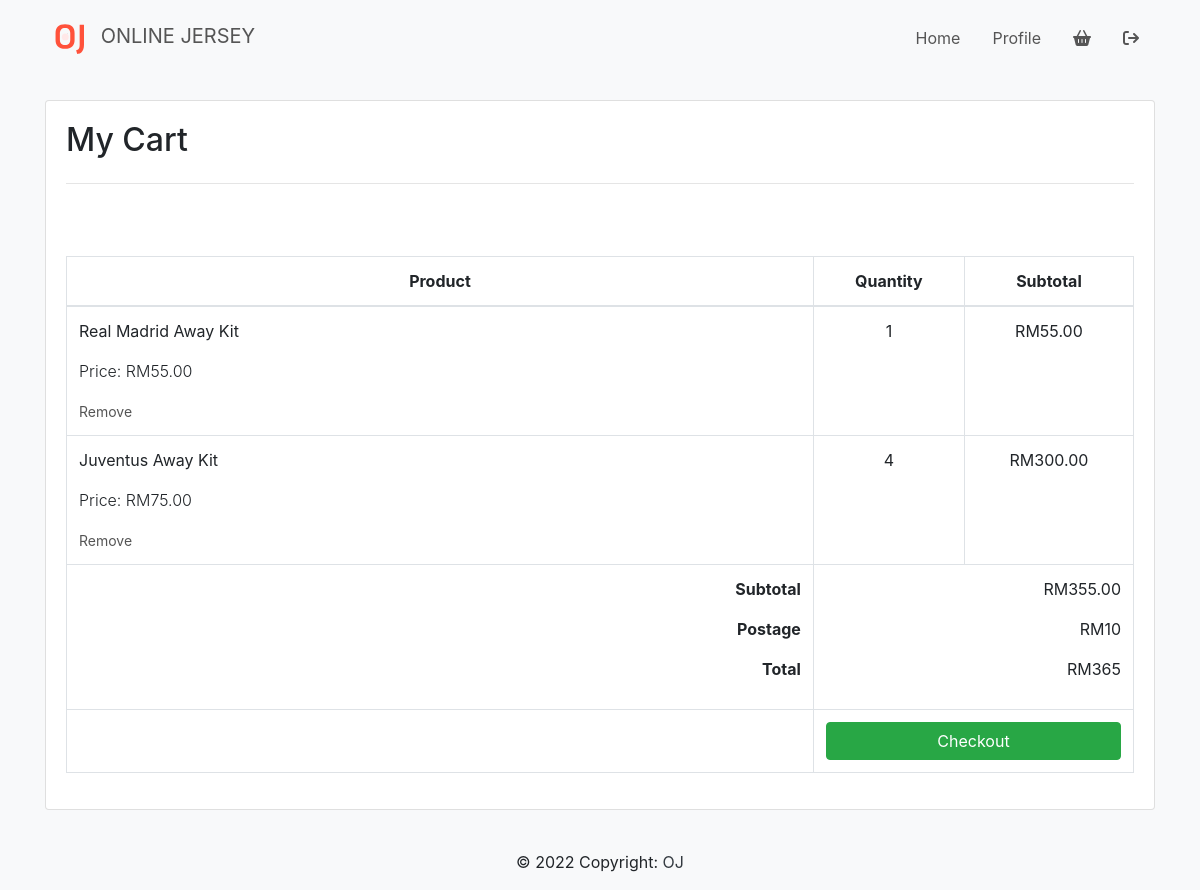
Screenshot of /products/cart.php with the database file from the repository.
### tables this page shows
CREATE TABLE `order_details` (
  `id` int NOT NULL,
  `jersey_id` int DEFAULT NULL,
  `orders_id` int DEFAULT NULL,
  `quantity` int DEFAULT NULL,
  `total_price` decimal(5,2) DEFAULT NULL
);

CREATE TABLE `jersey` (
  `jersey_id` int NOT NULL,
  `brand_id` int NOT NULL,
  `category_id` int NOT NULL,
  `jersey_price` decimal(11,2) DEFAULT NULL,
  `jersey_name` varchar(255) DEFAULT NULL,
  `jersey_size` varchar(100) DEFAULT NULL,
  `jersey_image` varchar(255) DEFAULT NULL,
  `created_at` timestamp NULL DEFAULT NULL,
  `updated_at` timestamp NULL DEFAULT NULL
);

### products/cart.php (the view, shortened to what this page needs)
<?php
include('connection.php');
?>
<!doctype html>
<html lang="en">
  <head>
    <?php include('layouts/header.php') ?>
  </head>
  <body class="bg-light">
      <?php include('layouts/navbar.php'); ?>
      <div class="container">
      <div class="card">
        <div class="card-body">
          <h2 class="card-title">My Cart</h2>
          <hr class="my-4">
          <table class="table table-bordered">
          <thead>
            <tr>
              <th scope="col" class="text-center" style="width: 70%;">Product</th>
              <th scope="col" class="text-center">Quantity</th>
              <th scope="col" class="text-center">Subtotal</th>
            </tr>
          </thead>
          <tbody>
            <?php
              $sql = "SELECT d.id, j.jersey_name, j.jersey_price, d.quantity, d.quantity*j.jersey_price AS 'Total' FROM order_details d JOIN jersey j ON j.jersey_id=d.jersey_id WHERE orders_id = (SELECT MAX(orders_id) FROM order_details)";
              $qry = mysqli_query($conn, $sql);
              $row = mysqli_num_rows($qry);
              if($row > 0) {
                while($data=mysqli_fetch_assoc($qry)) {
            ?>
            <tr>
              <td class="text-left">
                  <p><?php echo $data['jersey_name'];?></p>
                  <p class="font-weight-light">Price: RM<?php echo $data['jersey_price'];?></p>
                  <small><a href="remove.php?id=<?php echo $data['id']; ?>" class="text-decoration-none">Remove</a></small>
              </td>
              <td class="text-center">
                <?php echo $data['quantity'];?>
              </td>
              <td class="text-center">
                RM<?php echo $data['Total'];?>
              </td>
              <br>
            <?php
              }
            }
            ?>
            </tr>
            <?php
              $postage=10.00;
              $sql ="SELECT j.jersey_name, j.jersey_price, d.quantity, SUM(d.quantity) AS 'quantityTotal', SUM(d.quantity*j.jersey_price) AS 'Total' FROM order_details d JOIN jersey j ON j.jersey_id=d.jersey_id WHERE orders_id=(SELECT MAX(orders_id) FROM order_details)";
              $qry=mysqli_query($conn,$sql);
              $row=mysqli_num_rows($qry);
              if($row > 0)
              {
                while($data = mysqli_fetch_assoc($qry))
              {
            ?>
            <tr>
              <td class="text-right">
                <p><strong>Subtotal</strong></p>
                <p><strong>Postage</strong></p>
                <p><strong>Total</strong></p>
              </td>
             <td colspan="2" class="text-right">
                <p>RM<?php echo $data['Total'];?></p>
                <p>RM<?php echo $postage;?></p>
                <p>RM<?php echo $data['Total']+$postage;?></p>
             </td>
            </tr>
            <?php
              }
              }
            ?>
            <tr>
              <td></td>
              <td colspan="2">
                <form action="payment.php">
                <button type="submit" class="btn btn-success btn-block" name="submit">Checkout</button>
              </form>
              </td>
            </tr>
          </tbody>
        </table>
        </div>
      </div>
    </div>
    <?php include('layouts/footer.php'); ?>
  </body>
</html>

### products/css/custom.css (style rules this page uses)
a { color: #555 !important; }

### rows the page displays
order_details: jersey.jersey_name "Real Madrid Away Kit", jersey.jersey_price "55.00", quantity "1", Total "55.00"
order_details: jersey.jersey_name "Juventus Away Kit", jersey.jersey_price "75.00", quantity "4", Total "300.00"

### other values shown
$data['Total'] "355.00"
$data['Total']+$postage "365"
